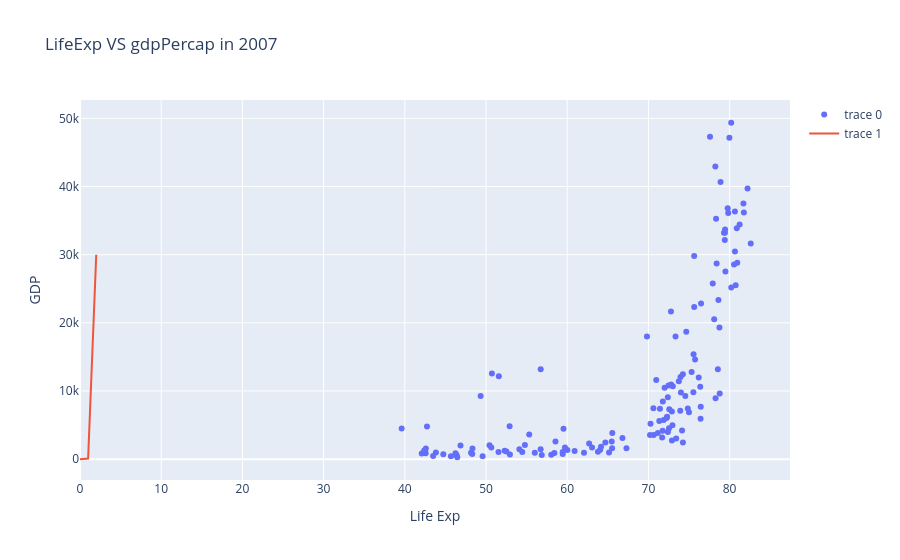

This figure's notebook cell:
### Code cell
# ploting lifeexp vs gdpPercp scatter plot using graph_object or GO

trace1 = go.Scatter(x=temp_df['lifeExp'],y=temp_df['gdpPercap'],mode='markers')
trace2 = go.Scatter(x=[0,1,2],y=[0,90,30000],mode='lines')
data = [trace1,trace2]
layout = go.Layout(title='LifeExp VS gdpPercap in 2007',xaxis={'title':'Life Exp'},yaxis={'title':'GDP'})
fig = go.Figure(data,layout)
fig.show()

### Figure 1 — Plotly figure (JSON) as saved in the notebook; plotly's stock layout.template omitted (floating-point values rounded to 4 significant figures; data arrays with more than 128 entries replaced by an {"elided": "..."} marker saying what was removed)
{"data": [{"mode": "markers", "type": "scatter", "x": {"elided": "142 float values"}, "y": {"elided": "142 float values"}}, {"mode": "lines", "type": "scatter", "x": [0, 1, 2], "y": [0, 90, 30000]}], "layout": {"title": {"text": "LifeExp VS gdpPercap in 2007"}, "xaxis": {"title": {"text": "Life Exp"}}, "yaxis": {"title": {"text": "GDP"}}}}
